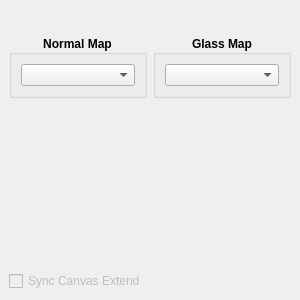
<?xml version="1.0" encoding="UTF-8"?>
<ui version="4.0">
 <class>MagnifierDock</class>
 <widget class="QDockWidget" name="MagnifierDock">
  <property name="geometry">
   <rect>
    <x>0</x>
    <y>0</y>
    <width>300</width>
    <height>300</height>
   </rect>
  </property>
  <property name="minimumSize">
   <size>
    <width>300</width>
    <height>300</height>
   </size>
  </property>
  <property name="windowIcon">
   <iconset resource="resources.qrc">
    <normaloff>:/imgMagnifier/images/icon.png</normaloff>:/imgMagnifier/images/icon.png</iconset>
  </property>
  <property name="windowTitle">
   <string>Magnifying Glass</string>
  </property>
  <widget class="QWidget" name="dockWidgetContents">
   <layout class="QVBoxLayout" name="verticalLayout">
    <item>
     <widget class="QPushButton" name="infoButton">
      <property name="sizePolicy">
       <sizepolicy hsizetype="Maximum" vsizetype="Preferred">
        <horstretch>0</horstretch>
        <verstretch>0</verstretch>
       </sizepolicy>
      </property>
      <property name="minimumSize">
       <size>
        <width>0</width>
        <height>20</height>
       </size>
      </property>
      <property name="maximumSize">
       <size>
        <width>16777215</width>
        <height>20</height>
       </size>
      </property>
      <property name="cursor">
       <cursorShape>PointingHandCursor</cursorShape>
      </property>
      <property name="toolTip">
       <string>Info</string>
      </property>
      <property name="styleSheet">
       <string notr="true">QPushButton {border-radius: 3px} QPushButton:hover {background-color: #FFFFFF}</string>
      </property>
      <property name="text">
       <string/>
      </property>
      <property name="icon">
       <iconset resource="resources.qrc">
        <normaloff>:/imgMagnifier/images/info.png</normaloff>:/imgMagnifier/images/info.png</iconset>
      </property>
      <property name="flat">
       <bool>false</bool>
      </property>
     </widget>
    </item>
    <item>
     <layout class="QHBoxLayout" name="horizontalLayout_2">
      <item>
       <widget class="QGroupBox" name="groupBox">
        <property name="sizePolicy">
         <sizepolicy hsizetype="Expanding" vsizetype="Fixed">
          <horstretch>0</horstretch>
          <verstretch>0</verstretch>
         </sizepolicy>
        </property>
        <property name="minimumSize">
         <size>
          <width>0</width>
          <height>0</height>
         </size>
        </property>
        <property name="font">
         <font>
          <weight>75</weight>
          <bold>true</bold>
         </font>
        </property>
        <property name="title">
         <string>Normal Map</string>
        </property>
        <property name="alignment">
         <set>Qt::AlignCenter</set>
        </property>
        <property name="flat">
         <bool>true</bool>
        </property>
        <layout class="QVBoxLayout" name="verticalLayout_2">
         <item>
          <widget class="QComboBox" name="CmbNomalMap">
           <property name="sizePolicy">
            <sizepolicy hsizetype="Expanding" vsizetype="Fixed">
             <horstretch>0</horstretch>
             <verstretch>0</verstretch>
            </sizepolicy>
           </property>
           <property name="mouseTracking">
            <bool>true</bool>
           </property>
           <property name="currentIndex">
            <number>-1</number>
           </property>
          </widget>
         </item>
        </layout>
       </widget>
      </item>
      <item>
       <widget class="QGroupBox" name="groupBox_2">
        <property name="sizePolicy">
         <sizepolicy hsizetype="Expanding" vsizetype="Fixed">
          <horstretch>0</horstretch>
          <verstretch>0</verstretch>
         </sizepolicy>
        </property>
        <property name="font">
         <font>
          <weight>75</weight>
          <bold>true</bold>
         </font>
        </property>
        <property name="title">
         <string>Glass Map</string>
        </property>
        <property name="alignment">
         <set>Qt::AlignCenter</set>
        </property>
        <property name="flat">
         <bool>true</bool>
        </property>
        <layout class="QVBoxLayout" name="verticalLayout_3">
         <item>
          <widget class="QComboBox" name="CmbGlassMap">
           <property name="sizePolicy">
            <sizepolicy hsizetype="Expanding" vsizetype="Fixed">
             <horstretch>0</horstretch>
             <verstretch>0</verstretch>
            </sizepolicy>
           </property>
           <property name="mouseTracking">
            <bool>true</bool>
           </property>
           <property name="currentIndex">
            <number>-1</number>
           </property>
          </widget>
         </item>
        </layout>
       </widget>
      </item>
     </layout>
    </item>
    <item>
     <layout class="QGridLayout" name="CanvasLayout">
      <item row="0" column="0">
       <spacer name="verticalSpacer">
        <property name="orientation">
         <enum>Qt::Vertical</enum>
        </property>
        <property name="sizeHint" stdset="0">
         <size>
          <width>20</width>
          <height>40</height>
         </size>
        </property>
       </spacer>
      </item>
     </layout>
    </item>
    <item>
     <widget class="QCheckBox" name="check_sync">
      <property name="enabled">
       <bool>false</bool>
      </property>
      <property name="cursor">
       <cursorShape>PointingHandCursor</cursorShape>
      </property>
      <property name="text">
       <string>Sync Canvas Extend</string>
      </property>
      <property name="checkable">
       <bool>true</bool>
      </property>
      <property name="checked">
       <bool>false</bool>
      </property>
     </widget>
    </item>
   </layout>
  </widget>
 </widget>
 <resources>
  <include location="resources.qrc"/>
 </resources>
 <connections>
  <connection>
   <sender>CmbNomalMap</sender>
   <signal>currentIndexChanged(int)</signal>
   <receiver>MagnifierDock</receiver>
   <slot>ChangeBaseMap(int)</slot>
   <hints>
    <hint type="sourcelabel">
     <x>53</x>
     <y>96</y>
    </hint>
    <hint type="destinationlabel">
     <x>6</x>
     <y>78</y>
    </hint>
   </hints>
  </connection>
  <connection>
   <sender>CmbGlassMap</sender>
   <signal>currentIndexChanged(int)</signal>
   <receiver>MagnifierDock</receiver>
   <slot>ChangeBaseMap(int)</slot>
   <hints>
    <hint type="sourcelabel">
     <x>258</x>
     <y>79</y>
    </hint>
    <hint type="destinationlabel">
     <x>396</x>
     <y>96</y>
    </hint>
   </hints>
  </connection>
  <connection>
   <sender>infoButton</sender>
   <signal>clicked()</signal>
   <receiver>MagnifierDock</receiver>
   <slot>About()</slot>
   <hints>
    <hint type="sourcelabel">
     <x>24</x>
     <y>46</y>
    </hint>
    <hint type="destinationlabel">
     <x>0</x>
     <y>51</y>
    </hint>
   </hints>
  </connection>
 </connections>
 <slots>
  <slot>ActivateTool(bool)</slot>
  <slot>Sync(bool)</slot>
  <slot>About()</slot>
  <slot>ChangeBaseMap(int)</slot>
 </slots>
</ui>
